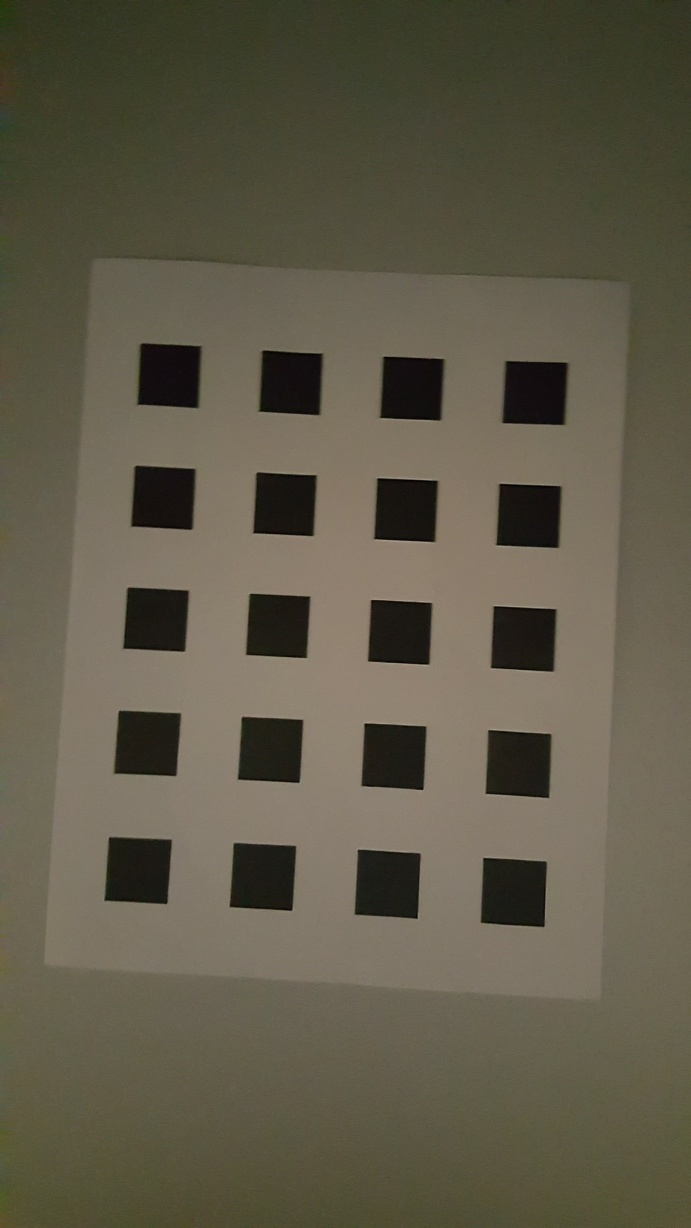
#> input picture HW09/Dataset2/15.jpg, 691 x 1228 px
$ python corner_detection.py
#> lines starting #> are read from the running program, lines starting #| are printed output that depends on the picture; after the words box and inside, x2 and y2 are one past the last pixel; in counts of white or black regions, pixels touching at a corner belong together
#!/usr/bin/python
from pylab import *
import cv2

def extract_homo_lines_from_image(image):
	'''
		Given a checkerboard input image, return the detected lines.
	'''
	height, width = image.shape[0], image.shape[1]
	# Blur the image to remove background edges
	# 7 by 7 kernel, default sigma
	blurred = cv2.GaussianBlur(image, (7,7), 0)
	# Apply Canny edge
	# minVal and maxVal
	edges = cv2.Canny(blurred, 100, 200)
	figure()
	imshow(edges)
	imsave("./figures/edges_2.png",edges, cmap='gray')
	# Probabilistic Hough transform
	# distance resolution, angle resolution and accumulator threshold
	lines = cv2.HoughLinesP(edges, 1, pi/180, 25, minLineLength=100, maxLineGap=100)
	lines = squeeze(lines)
	# print "Number of lines found before refinement...", lines.shape[0]
	return [cross( array([x1,y1,1]), array([x2,y2,1]) ) for x1,y1,x2,y2 in lines]

def extract_sorted_corners_from_homo_lines(homolines):
	'''
		Given 'vertical' and 'horizontal' lines, return their intersections.
	'''
	homolines = array(homolines)
	# We need to divide the input lines into two groups, horizontal and vertical
	theta = array([arctan(float(-a)/(b+0.01)) for a,b,c in homolines])
	horilines = homolines[logical_and(theta >= -pi/4, theta < pi/4), :]
	vertlines = homolines[logical_or(theta < -pi/4, theta >= pi/4), :]
	# Now we need to sort the lines for future labeling process
	Yinters = -horilines[:,2] / horilines[:,1]
	horilines = horilines[ argsort(Yinters), :]
	Xinters = -vertlines[:,2] / vertlines[:,0]
	vertlines = vertlines[ argsort(Xinters), :]
	# Find the intersections in order
	homocorners = []
	for hline in horilines:
		for vline in vertlines:
			curr = cross(hline, vline)
			curr = curr / curr[2]
			# Skip this corner if it's too close to one of the previous corner
			if min([norm(curr-prev) for prev in homocorners] + [30]) >= 30:
				homocorners.append(curr)
	return homocorners

def extract_sorted_corners(image):
	homolines = extract_homo_lines_from_image(image)
	return extract_sorted_corners_from_homo_lines(homolines)

def main():
	# [6 lines of commented-out code are left out]

	image = imread('./Dataset2/15.jpg'.format(17))
#> image is the input picture: shape (1228, 691, 3); mean R, G, B 95.6, 90.1, 72.6
	height, width = image.shape[0], image.shape[1]
#> height = 1228; width = 691
	homolines = extract_homo_lines_from_image(image)
#> in extract_homo_lines_from_image, `edges = cv2.Canny(blurred, 100, 200)`:
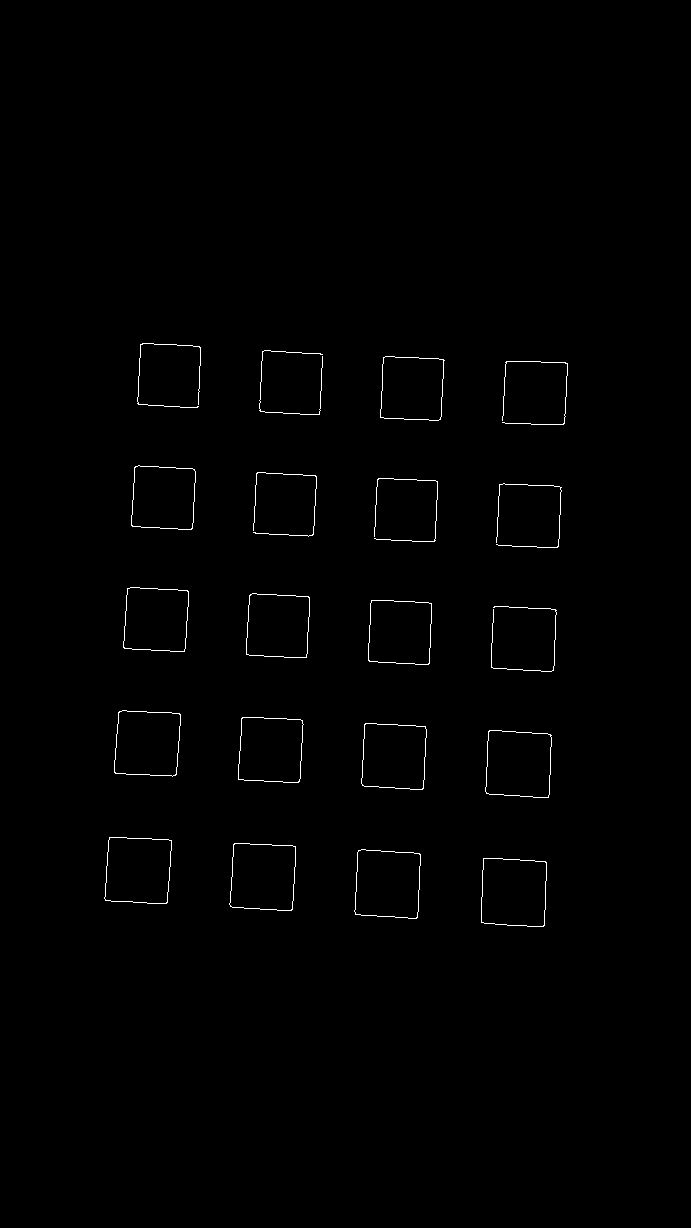
#> edges: shape (1228, 691); 0.58% white in thin lines or dots, all inside (x1, y1, x2, y2) = (104, 343, 568, 927)
#> in extract_homo_lines_from_image, `lines = cv2.HoughLinesP(edges, 1, pi/180, 25, minLineLength=100, maxLi..`: lines = 46 rows, first 6: [130, 587, 555, 609], [105, 900, 144, 343], [132, 526, 549, 547], [355, 914, 384, 357], [124, 648, 551, 671], [122, 710, 531, 732]
#> homolines = 46 items, first 6: [-22, 425, -246615], [557, 39, -93585], [-21, 417, -216570], [557, 29, -224241], [-23, 427, -273844], [-22, 409, -287706]
	corners = extract_sorted_corners_from_homo_lines(homolines)
#> in extract_sorted_corners_from_homo_lines, `homolines = array(homolines)`: homolines = 46 rows, first 8: [-22, 425, -246615], [557, 39, -93585], [-21, 417, -216570], [557, 29, -224241], [-23, 427, -273844], [-22, 409, -287706], [274, 14, -59882], [554, 29, -222535]
#> in extract_sorted_corners_from_homo_lines, `theta = array([arctan(float(-a)/(b+0.01)) for a,b,c in homolines])`: theta = 46 values, max 0.0689 at index 42, min -1.54 at index 14, mean -0.665
#> in extract_sorted_corners_from_homo_lines, `horilines = homolines[logical_and(theta >= -pi/4, theta < pi/4), :]`: horilines = 25 rows, first 8: [-22, 425, -246615], [-21, 417, -216570], [-23, 427, -273844], [-22, 409, -287706], [-9, 175, -80176], [-14, 267, -221702], [-22, 424, -194592], [-22, 433, -332179]
#> in extract_sorted_corners_from_homo_lines, `vertlines = homolines[logical_or(theta < -pi/4, theta >= pi/4), :]`: vertlines = 21 rows, first 8: [557, 39, -93585], [557, 29, -224241], [274, 14, -59882], [554, 29, -222535], [424, 22, -144316], [181, 6, -92593], [288, 15, -151143], [563, 20, -324772]
#> in extract_sorted_corners_from_homo_lines, `Yinters = -horilines[:,2] / horilines[:,1]`: Yinters = 25 values, max 894.2 at index 16, min 333.4 at index 22, mean 592.4
#> in extract_sorted_corners_from_homo_lines, `horilines = horilines[ argsort(Yinters), :]`: horilines = 25 rows, first 8: [-11, 171, -57014], [-22, 425, -142651], [-2, 122, -43034], [-10, 145, -57055], [-15, 288, -114420], [-7, 150, -59876], [-5, 113, -45152], [-9, 175, -80176]
#> in extract_sorted_corners_from_homo_lines, `Xinters = -vertlines[:,2] / vertlines[:,0]`: Xinters = 21 values, max 601.1 at index 20, min 157.8 at index 14, mean 367.1
#> in extract_sorted_corners_from_homo_lines, `vertlines = vertlines[ argsort(Xinters), :]`: vertlines = 21 rows, first 8: [367, 19, -57916], [557, 39, -93585], [154, 6, -32882], [274, 14, -59882], [161, 9, -35426], [293, 20, -66971], [215, 11, -60295], [303, 16, -85002]
#> the loop in extract_sorted_corners_from_homo_lines, `for hline in horilines:` made 25 passes
#> after the loop in extract_sorted_corners_from_homo_lines, `for hline in horilines:`: homocorners = 80 items, first 6: [140.1, 342.4, 1], [200, 346.3, 1], [262.5, 350.3, 1], [320.5, 354, 1], [382.9, 358, 1], [443.4, 361.9, 1]
#> corners has the same summary as homocorners in extract_sorted_corners_from_homo_lines
	for a,b,c in homolines:
		cv2.line(image, (0, -c/b), (width-1,-(c+a*(width-1))/b), color=(0,255,0), thickness=1)
#> this loop made 46 passes
	figure()
	imshow(image)
	imsave("./figures/hough_2.png",image)
	for i,corner in enumerate(corners):
		cv2.circle(image, (corner[0], corner[1]), 4, color=(0,0,255), thickness=2)
		cv2.putText(image, str(i), (corner[0]-10, corner[1]-5), cv2.FONT_HERSHEY_PLAIN, 1, color=(255,255,0), thickness=1)
#> this loop made 80 passes
#> corner on passes 1 to 12: [140.1, 342.4, 1], [200, 346.3, 1], [262.5, 350.3, 1], [320.5, 354, 1], [382.9, 358, 1], [443.4, 361.9, 1], [499.4, 365.5, 1], [563.7, 369.7, 1], [136.9, 402.9, 1], [197.7, 407.1, 1], [259.4, 411.4, 1], [317.3, 415.4, 1]
	figure()
	imshow(image)
	imsave("./figures/corner_2.png",image)
	show()


if __name__ == '__main__':
	main()

$ run again, with HW09/Dataset2/1.jpg copied over HW09/Dataset2/15.jpg
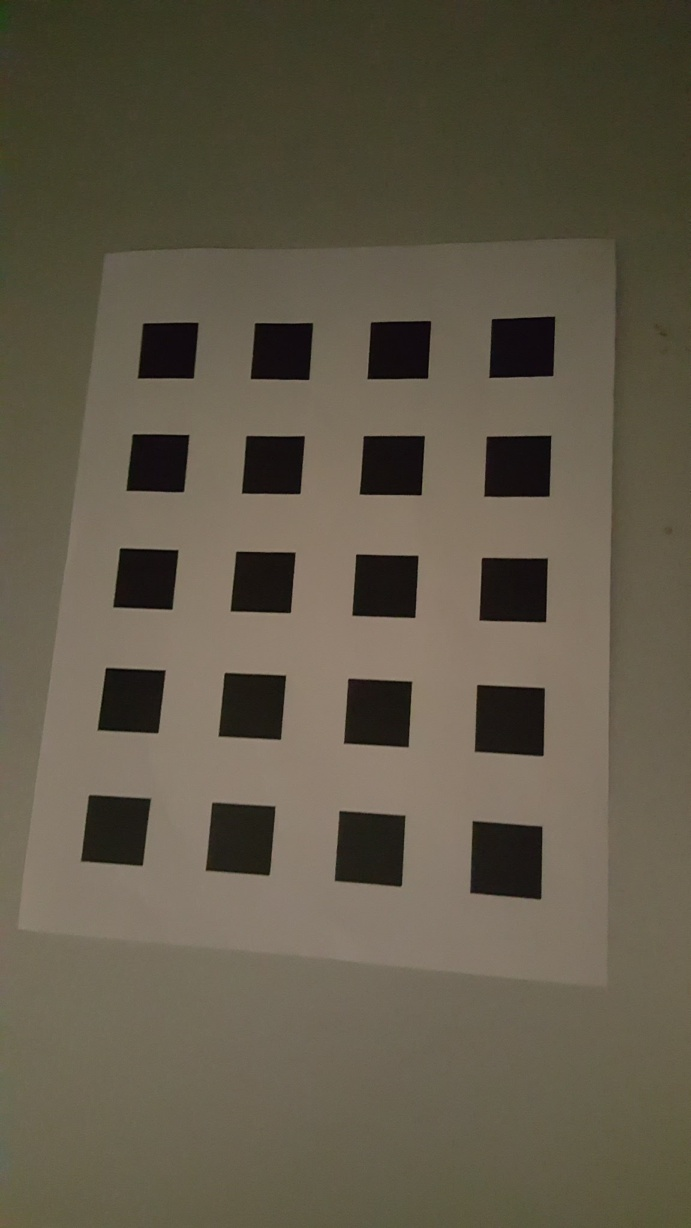
#> input picture HW09/Dataset2/1.jpg, 691 x 1228 px
#> in main, image is the input picture: shape (1228, 691, 3); mean R, G, B 96.9, 89.3, 72.7
#> in extract_homo_lines_from_image, `edges = cv2.Canny(blurred, 100, 200)`:
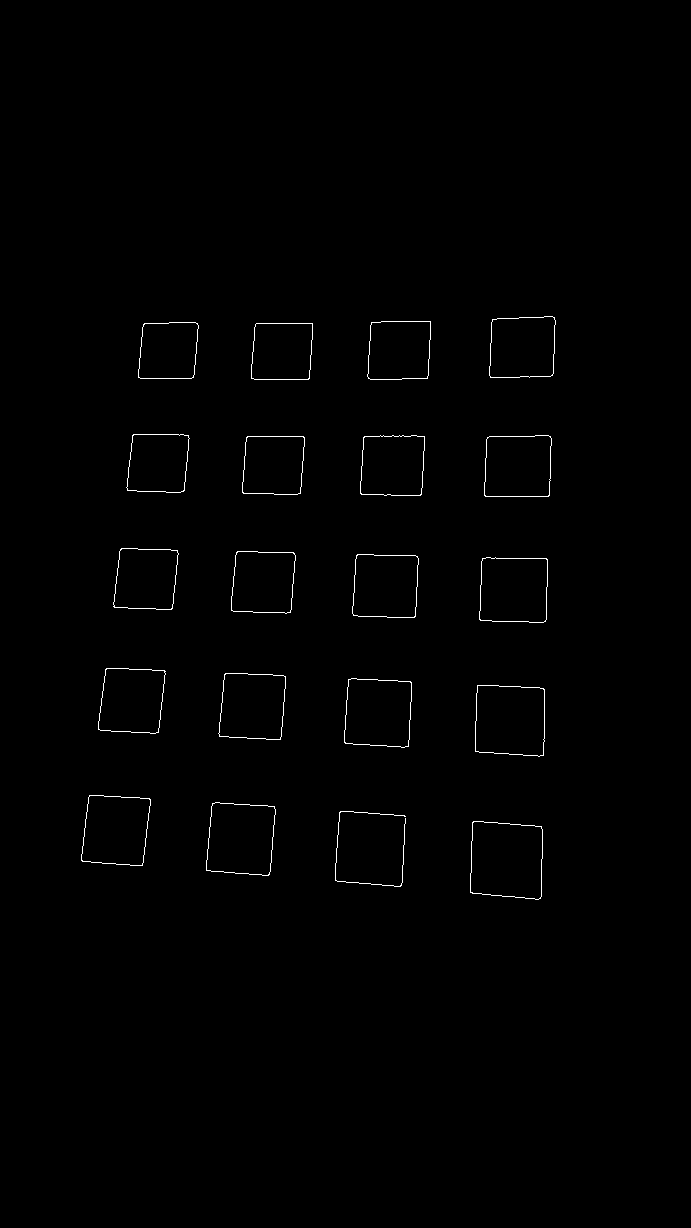
#> edges: shape (1228, 691); 0.58% white in thin lines or dots, all inside (x1, y1, x2, y2) = (81, 316, 556, 900)
#> lines = 43 rows, first 6: [401, 885, 430, 321], [471, 892, 491, 322], [81, 859, 538, 899], [541, 896, 551, 316], [143, 325, 554, 318], [82, 861, 148, 323]
#> in main, `homolines = extract_homo_lines_from_image(image)`: homolines = 43 items, first 6: [564, 29, -251829], [570, 20, -286310], [-40, 457, -389323], [580, 10, -322740], [7, 411, -134576], [538, 66, -100942]
#> in extract_sorted_corners_from_homo_lines, `homolines = array(homolines)`: homolines = 43 rows, first 8: [564, 29, -251829], [570, 20, -286310], [-40, 457, -389323], [580, 10, -322740], [7, 411, -134576], [538, 66, -100942], [248, 22, -70490], [0, 418, -182248]
#> theta = 43 values, max 0.0873 at index 2, min -1.55 at index 3, mean -0.788
#> in extract_sorted_corners_from_homo_lines, `horilines = homolines[logical_and(theta >= -pi/4, theta < pi/4), :]`: horilines = 20 rows, first 8: [-40, 457, -389323], [7, 411, -134576], [0, 418, -182248], [-24, 443, -320990], [-5, 287, -139995], [-30, 432, -340380], [-15, 429, -258693], [-14, 274, -180910]
#> in extract_sorted_corners_from_homo_lines, `vertlines = homolines[logical_or(theta < -pi/4, theta >= pi/4), :]`: vertlines = 23 rows, first 8: [564, 29, -251829], [570, 20, -286310], [580, 10, -322740], [538, 66, -100942], [248, 22, -70490], [294, 31, -69144], [386, 27, -153070], [429, 15, -214935]
#> Yinters = 20 values, max 853.7 at index 13, min 327.4 at index 1, mean 560.3
#> in extract_sorted_corners_from_homo_lines, `horilines = horilines[ argsort(Yinters), :]`: horilines = 20 rows, first 8: [7, 411, -134576], [4, 139, -46274], [0, 182, -68432], [0, 284, -107352], [0, 147, -55713], [0, 418, -182248], [-7, 420, -204491], [-5, 287, -139995]
#> Xinters = 23 values, max 558.8 at index 15, min 170.7 at index 16, mean 331.8
#> in extract_sorted_corners_from_homo_lines, `vertlines = vertlines[ argsort(Xinters), :]`: vertlines = 23 rows, first 8: [114, 10, -19458], [110, 13, -20191], [537, 66, -100257], [538, 66, -100942], [259, 23, -58757], [192, 20, -44696], [294, 31, -69144], [165, 11, -45507]
#> the loop in extract_sorted_corners_from_homo_lines, `for hline in horilines:` made 20 passes
#> after the loop in extract_sorted_corners_from_homo_lines, `for hline in horilines:`: homocorners = 80 items, first 6: [142.2, 325, 1], [198.1, 324.1, 1], [254.3, 323.1, 1], [309.1, 322.2, 1], [371.1, 321.1, 1], [430, 320.1, 1]
#> corners has the same summary as homocorners in extract_sorted_corners_from_homo_lines
#> the loop in main, `for a,b,c in homolines:` made 43 passes
#> the loop in main, `for i,corner in enumerate(corners):` made 80 passes

$ run again, with HW09/Dataset2/10.jpg copied over HW09/Dataset2/15.jpg
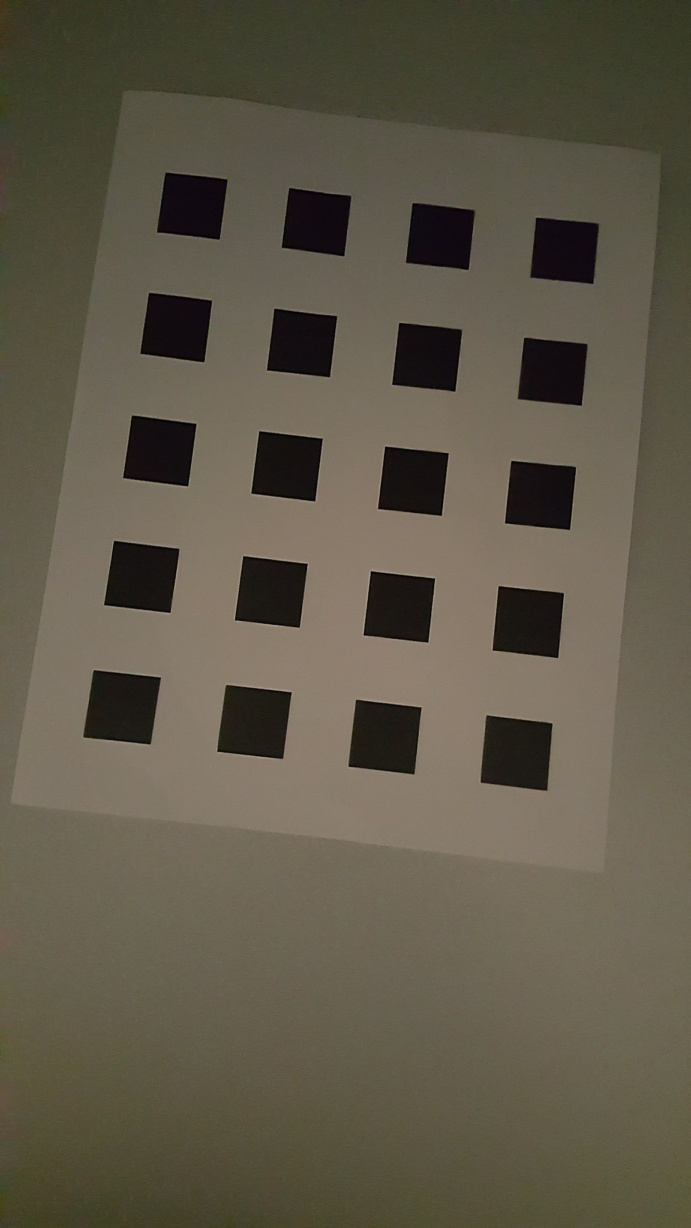
#> input picture HW09/Dataset2/10.jpg, 691 x 1228 px
#> in main, image is the input picture: shape (1228, 691, 3); mean R, G, B 95, 88.4, 72.5
#> in extract_homo_lines_from_image, `edges = cv2.Canny(blurred, 100, 200)`:
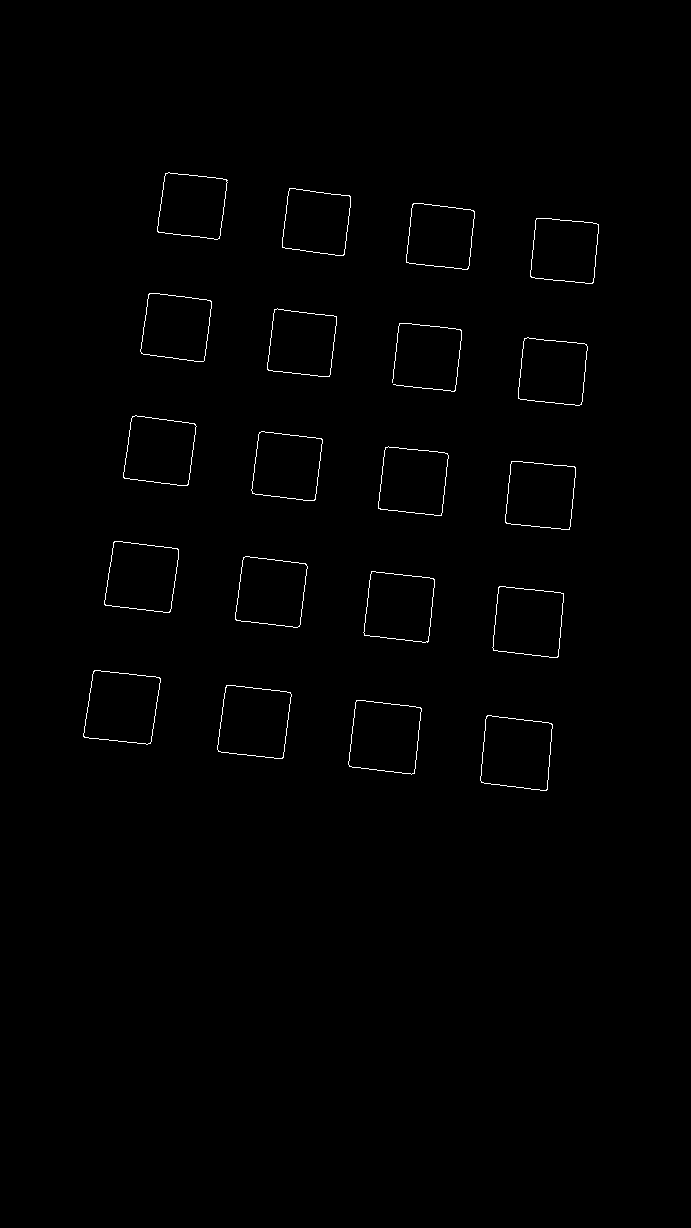
#> edges: shape (1228, 691); 0.59% white in thin lines or dots, all inside (x1, y1, x2, y2) = (83, 172, 599, 791)
#> lines = 46 rows, first 6: [220, 751, 289, 188], [283, 757, 336, 322], [493, 635, 536, 218], [158, 232, 555, 280], [546, 790, 596, 223], [414, 773, 473, 210]
#> in main, `homolines = extract_homo_lines_from_image(image)`: homolines = 46 items, first 6: [563, 69, -175679], [435, 53, -163226], [417, 43, -232886], [-48, 397, -84520], [567, 50, -349082], [563, 59, -278689]
#> in extract_sorted_corners_from_homo_lines, `homolines = array(homolines)`: homolines = 46 rows, first 8: [563, 69, -175679], [435, 53, -163226], [417, 43, -232886], [-48, 397, -84520], [567, 50, -349082], [563, 59, -278689], [-34, 280, -94258], [-56, 462, -334460]
#> theta = 46 values, max 0.139 at index 23, min -1.48 at index 4, mean -0.532
#> in extract_sorted_corners_from_homo_lines, `horilines = homolines[logical_and(theta >= -pi/4, theta < pi/4), :]`: horilines = 27 rows, first 8: [-48, 397, -84520], [-34, 280, -94258], [-56, 462, -334460], [-39, 312, -124215], [-38, 311, -143673], [-46, 377, -198345], [-26, 249, -69961], [-21, 177, -27090]
#> in extract_sorted_corners_from_homo_lines, `vertlines = homolines[logical_or(theta < -pi/4, theta >= pi/4), :]`: vertlines = 19 rows, first 8: [563, 69, -175679], [435, 53, -163226], [417, 43, -232886], [567, 50, -349082], [563, 59, -278689], [564, 79, -106727], [417, 58, -105945], [368, 45, -162272]
#> Yinters = 27 values, max 728.1 at index 10, min 148.2 at index 12, mean 417.2
#> in extract_sorted_corners_from_homo_lines, `horilines = horilines[ argsort(Yinters), :]`: horilines = 27 rows, first 8: [-59, 421, -62390], [-14, 105, -15638], [-53, 430, -65056], [-21, 177, -27090], [-48, 397, -84520], [-17, 140, -29875], [-53, 435, -119399], [-26, 249, -69961]
#> Xinters = 19 values, max 618.7 at index 16, min 189.2 at index 5, mean 429.5
#> in extract_sorted_corners_from_homo_lines, `vertlines = vertlines[ argsort(Xinters), :]`: vertlines = 19 rows, first 8: [564, 79, -106727], [300, 37, -74423], [417, 58, -105945], [186, 29, -49261], [563, 69, -175679], [254, 35, -81228], [365, 44, -136550], [435, 53, -163226]
#> the loop in extract_sorted_corners_from_homo_lines, `for hline in horilines:` made 27 passes
#> after the loop in extract_sorted_corners_from_homo_lines, `for hline in horilines:`: homocorners = 80 items, first 6: [165.2, 171.4, 1], [225.9, 179.9, 1], [288.9, 188.7, 1], [350.3, 197.3, 1], [411, 205.8, 1], [472.5, 214.4, 1]
#> corners has the same summary as homocorners in extract_sorted_corners_from_homo_lines
#> the loop in main, `for a,b,c in homolines:` made 46 passes
#> the loop in main, `for i,corner in enumerate(corners):` made 80 passes
